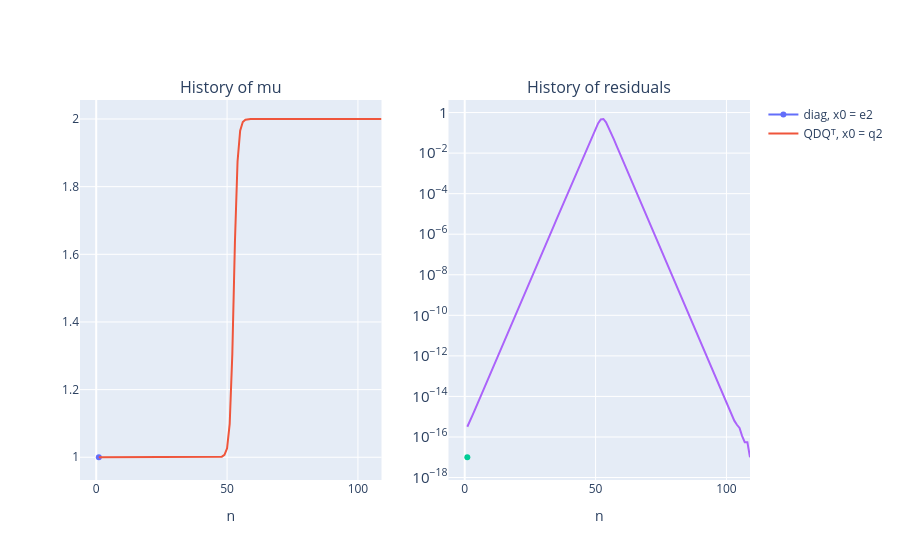

Source (notebook cell):
### Markdown cell above
#### 4

### Code cell
def case_4():
    Q = random_orthogonal(3)
    D = np.diag([2, 1, 0.5])
    A4 = Q @ D @ Q.T
    q1, q2 = Q[:, 0], Q[:, 1]
    e2 = np.array([0, 1, 0])
    n = 120
    n_range = np.arange(1, n + 1)

    print(f'Eigenvalues by a library function for check:\n{sla.eigvals(A4)}')

    # Part 1
    mu, x, hist = power_method(A4, x0=q2)
    print(f'\nDefaults, x0 = q2: stopped after {len(hist["mu"])} iteration(s)'
          f'\nmu = {mu}\nx = {x}\nres = {hist["res"][-1]}')

    # Part 2
    mu_d, x_d, hist_d = power_method(D, x0=e2, tol=0, max_iter=n)
    mu_r, x_r, hist_r = power_method(A4, x0=q2, tol=0, max_iter=n)
    hist_mu_d, hist_res_d = np.real(hist_d['mu']), np.abs(hist_d['res'])
    hist_mu_r, hist_res_r = np.real(hist_r['mu']), np.abs(hist_r['res'])

    print(f'\ndiag(2, 1, 0.5), x0 = e2:\nmu = {mu_d}\nx = {x_d}')
    print(f'\nQDQ^T, x0 = q2:\nmu = {mu_r}\nx = {x_r}\n|q1 . x| = {abs(q1 @ x_r)}')

    switch = np.flatnonzero(hist_mu_r > 1.5)
    print(f'\nQDQ^T run: mu first exceeds 1.5 at n = {switch[0] + 1 if switch.size else None}')

    fig = make_subplots(rows=1, cols=2, subplot_titles=("History of mu", "History of residuals"))
    fig.add_trace(go.Scatter(x=n_range, y=hist_mu_d, name="diag, x0 = e2"), row=1, col=1)
    fig.add_trace(go.Scatter(x=n_range, y=hist_mu_r, name="QDQᵀ, x0 = q2"), row=1, col=1)
    fig.add_trace(go.Scatter(x=n_range, y=np.maximum(hist_res_d, 1e-17), name="diag, x0 = e2", showlegend=False), row=1, col=2)
    fig.add_trace(go.Scatter(x=n_range, y=np.maximum(hist_res_r, 1e-17), name="QDQᵀ, x0 = q2", showlegend=False), row=1, col=2)
    fig.update_xaxes(title_text="n")
    fig.update_yaxes(type="log", exponentformat="power", row=1, col=2)
    fig.show()

case_4()

### Figure 1 — Plotly figure (JSON) as saved in the notebook; plotly's stock layout.template omitted (floating-point values rounded to 4 significant figures)
{"data": [{"name": "diag, x0 = e2", "type": "scatter", "x": [1, 2, 3, 4, 5, 6, 7, 8, 9, 10, 11, 12, 13, 14, 15, 16, 17, 18, 19, 20, 21, 22, 23, 24, 25, 26, 27, 28, 29, 30, 31, 32, 33, 34, 35, 36, 37, 38, 39, 40, 41, 42, 43, 44, 45, 46, 47, 48, 49, 50, 51, 52, 53, 54, 55, 56, 57, 58, 59, 60, 61, 62, 63, 64, 65, 66, 67, 68, 69, 70, 71, 72, 73, 74, 75, 76, 77, 78, 79, 80, 81, 82, 83, 84, 85, 86, 87, 88, 89, 90, 91, 92, 93, 94, 95, 96, 97, 98, 99, 100, 101, 102, 103, 104, 105, 106, 107, 108, 109, 110, 111, 112, 113, 114, 115, 116, 117, 118, 119, 120], "xaxis": "x", "y": [1.0], "yaxis": "y"}, {"name": "QDQᵀ, x0 = q2", "type": "scatter", "x": [1, 2, 3, 4, 5, 6, 7, 8, 9, 10, 11, 12, 13, 14, 15, 16, 17, 18, 19, 20, 21, 22, 23, 24, 25, 26, 27, 28, 29, 30, 31, 32, 33, 34, 35, 36, 37, 38, 39, 40, 41, 42, 43, 44, 45, 46, 47, 48, 49, 50, 51, 52, 53, 54, 55, 56, 57, 58, 59, 60, 61, 62, 63, 64, 65, 66, 67, 68, 69, 70, 71, 72, 73, 74, 75, 76, 77, 78, 79, 80, 81, 82, 83, 84, 85, 86, 87, 88, 89, 90, 91, 92, 93, 94, 95, 96, 97, 98, 99, 100, 101, 102, 103, 104, 105, 106, 107, 108, 109, 110, 111, 112, 113, 114, 115, 116, 117, 118, 119, 120], "xaxis": "x", "y": [1.0, 1.0, 1.0, 1.0, 1.0, 1.0, 1.0, 1.0, 1.0, 1.0, 1.0, 1.0, 1.0, 1.0, 1.0, 1.0, 1.0, 1.0, 1.0, 1.0, 1.0, 1.0, 1.0, 1.0, 1.0, 1.0, 1.0, 1.0, 1.0, 1.0, 1.0, 1.0, 1.0, 1.0, 1.0, 1.0, 1.0, 1.0, 1.0, 1.0, 1.0, 1.0, 1.0, 1.0, 1.0, 1.0, 1.0, 1.002, 1.007, 1.027, 1.099, 1.304, 1.636, 1.875, 1.965, 1.991, 1.998, 1.999, 2.0, 2.0, 2.0, 2.0, 2.0, 2.0, 2.0, 2.0, 2.0, 2.0, 2.0, 2.0, 2.0, 2.0, 2.0, 2.0, 2.0, 2.0, 2.0, 2.0, 2.0, 2.0, 2.0, 2.0, 2.0, 2.0, 2.0, 2.0, 2.0, 2.0, 2.0, 2.0, 2.0, 2.0, 2.0, 2.0, 2.0, 2.0, 2.0, 2.0, 2.0, 2.0, 2.0, 2.0, 2.0, 2.0, 2.0, 2.0, 2.0, 2.0, 2.0], "yaxis": "y"}, {"name": "diag, x0 = e2", "showlegend": false, "type": "scatter", "x": [1, 2, 3, 4, 5, 6, 7, 8, 9, 10, 11, 12, 13, 14, 15, 16, 17, 18, 19, 20, 21, 22, 23, 24, 25, 26, 27, 28, 29, 30, 31, 32, 33, 34, 35, 36, 37, 38, 39, 40, 41, 42, 43, 44, 45, 46, 47, 48, 49, 50, 51, 52, 53, 54, 55, 56, 57, 58, 59, 60, 61, 62, 63, 64, 65, 66, 67, 68, 69, 70, 71, 72, 73, 74, 75, 76, 77, 78, 79, 80, 81, 82, 83, 84, 85, 86, 87, 88, 89, 90, 91, 92, 93, 94, 95, 96, 97, 98, 99, 100, 101, 102, 103, 104, 105, 106, 107, 108, 109, 110, 111, 112, 113, 114, 115, 116, 117, 118, 119, 120], "xaxis": "x2", "y": [1e-17], "yaxis": "y2"}, {"name": "QDQᵀ, x0 = q2", "showlegend": false, "type": "scatter", "x": [1, 2, 3, 4, 5, 6, 7, 8, 9, 10, 11, 12, 13, 14, 15, 16, 17, 18, 19, 20, 21, 22, 23, 24, 25, 26, 27, 28, 29, 30, 31, 32, 33, 34, 35, 36, 37, 38, 39, 40, 41, 42, 43, 44, 45, 46, 47, 48, 49, 50, 51, 52, 53, 54, 55, 56, 57, 58, 59, 60, 61, 62, 63, 64, 65, 66, 67, 68, 69, 70, 71, 72, 73, 74, 75, 76, 77, 78, 79, 80, 81, 82, 83, 84, 85, 86, 87, 88, 89, 90, 91, 92, 93, 94, 95, 96, 97, 98, 99, 100, 101, 102, 103, 104, 105, 106, 107, 108, 109, 110, 111, 112, 113, 114, 115, 116, 117, 118, 119, 120], "xaxis": "x2", "y": [3.189e-16, 5.822e-16, 1.197e-15, 2.39e-15, 4.731e-15, 9.387e-15, 1.88e-14, 3.758e-14, 7.514e-14, 1.503e-13, 3.007e-13, 6.013e-13, 1.203e-12, 2.405e-12, 4.811e-12, 9.622e-12, 1.924e-11, 3.849e-11, 7.697e-11, 1.539e-10, 3.079e-10, 6.158e-10, 1.232e-09, 2.463e-09, 4.926e-09, 9.852e-09, 1.97e-08, 3.941e-08, 7.882e-08, 1.576e-07, 3.153e-07, 6.306e-07, 1.261e-06, 2.522e-06, 5.044e-06, 1.009e-05, 2.018e-05, 4.036e-05, 8.071e-05, 0.0001614, 0.0003228, 0.0006457, 0.001291, 0.002583, 0.005165, 0.01033, 0.02065, 0.04125, 0.08209, 0.1609, 0.298, 0.4601, 0.4811, 0.3308, 0.1825, 0.09369, 0.04716, 0.02362, 0.01181, 0.005908, 0.002954, 0.001477, 0.0007385, 0.0003692, 0.0001846, 9.231e-05, 4.616e-05, 2.308e-05, 1.154e-05, 5.769e-06, 2.885e-06, 1.442e-06, 7.212e-07, 3.606e-07, 1.803e-07, 9.015e-08, 4.507e-08, 2.254e-08, 1.127e-08, 5.634e-09, 2.817e-09, 1.409e-09, 7.043e-10, 3.521e-10, 1.761e-10, 8.804e-11, 4.402e-11, 2.201e-11, 1.1e-11, 5.502e-12, 2.751e-12, 1.375e-12, 6.878e-13, 3.439e-13, 1.72e-13, 8.598e-14, 4.295e-14, 2.149e-14, 1.075e-14, 5.444e-15, 2.633e-15, 1.46e-15, 6.378e-16, 4.003e-16, 2.776e-16, 1.11e-16, 5.551e-17, 5.551e-17, 1e-17], "yaxis": "y2"}], "layout": {"annotations": [{"font": {"size": 16}, "showarrow": false, "text": "History of mu", "x": 0.225, "xanchor": "center", "xref": "paper", "y": 1, "yanchor": "bottom", "yref": "paper"}, {"font": {"size": 16}, "showarrow": false, "text": "History of residuals", "x": 0.775, "xanchor": "center", "xref": "paper", "y": 1, "yanchor": "bottom", "yref": "paper"}], "xaxis": {"anchor": "y", "domain": [0, 0.45], "title": {"text": "n"}}, "xaxis2": {"anchor": "y2", "domain": [0.55, 1], "title": {"text": "n"}}, "yaxis": {"anchor": "x", "domain": [0, 1]}, "yaxis2": {"anchor": "x2", "domain": [0, 1], "exponentformat": "power", "type": "log"}}}
